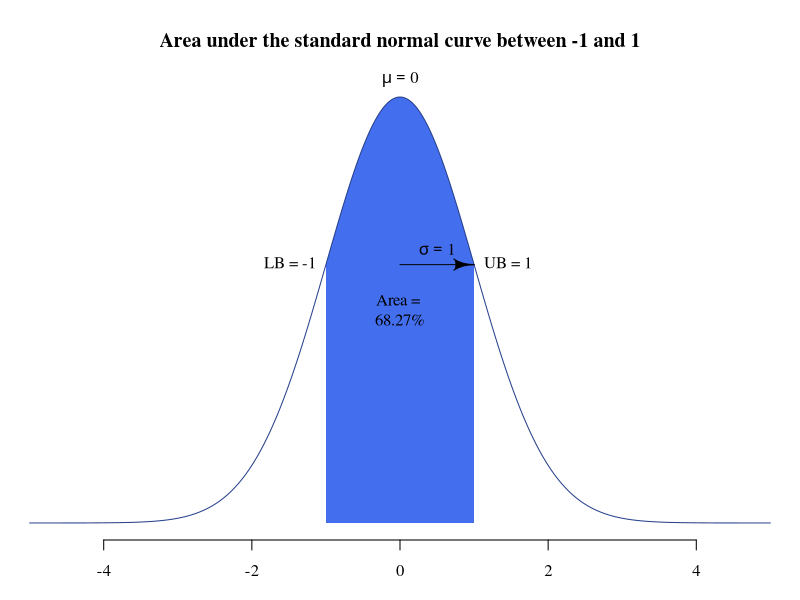

Write R code to recreate this figure.
## ---- chunk 1
# Sets defaults for compiling the document
knitr::opts_chunk$set(dev="svg", tidy=TRUE,tidy.opts=list(blank=TRUE, width.cutoff=40))
## ---- chunk 2
X <- sum(seq(10,98,2))
## ---- chunk 3
mu <- 0 # Mean
sigma <- 1 # Standard deviation
LB <- -1 # Lower bound
UB <- 1 # Upper bound
x <- seq(-5,5,0.001) # x-values of the normal distribution
y <- dnorm(x,mean = mu, sd = sigma) # y-values of normal distribution
par(mar=c(3,0,4,0),family="serif") # Set margins and font family
plot(x,y,type="n",axes=F,ann=F) # Make empty plot but with proper dimensions
title(main=paste0("Area under the standard normal curve between ",LB," and ",UB)) # Add title
axis(1) # Make x-axis
fillx <- seq(LB,UB,0.001) # x-values of the filled polygon
filly <- dnorm(fillx,mean = mu, sd = sigma) # y-values of the filled polygon
fillx <- c(min(fillx),fillx,max(fillx)) # Append min and max values
filly <- c(0,filly,0) # Append zeroes
polygon(fillx, filly, col = "royalblue2", bor= NA) # Make polygon with no border
lines(x, y, col="royalblue4") # Draw whole normal distribution

# This is not required, but annotations make the plot much better
AUC <- pnorm(UB,mu,sigma)-pnorm(LB,mu,sigma) # Area under the curve
text(x=(UB+LB)/2,y=0.5*dnorm(0,mu,sigma),paste0("Area = \n",round(100*AUC,2),"%"))
text(LB,dnorm(LB,mu,sigma),paste0("LB = ",LB),pos=2) # Show lower bound
text(UB,dnorm(UB,mu,sigma),paste0("UB = ",UB),pos=4) # Show upper bound
text(mu,dnorm(mu,mu,sigma),bquote(mu == .(mu)),pos=3,xpd=TRUE) # Show mean
sigma_y <- dnorm(mu+sigma,mu,sigma) # height of curve at +1 SD
text(mu+sigma/2,sigma_y,bquote(sigma==.(sigma)),pos=3) # Show SD
library(shape) # Load the shape library (install if necessary)
Arrows(x0 = mu, y0 = sigma_y, x1 = mu + sigma, y1 = sigma_y,arr.adj = 1) # Show arrow from mean to +1 SD

